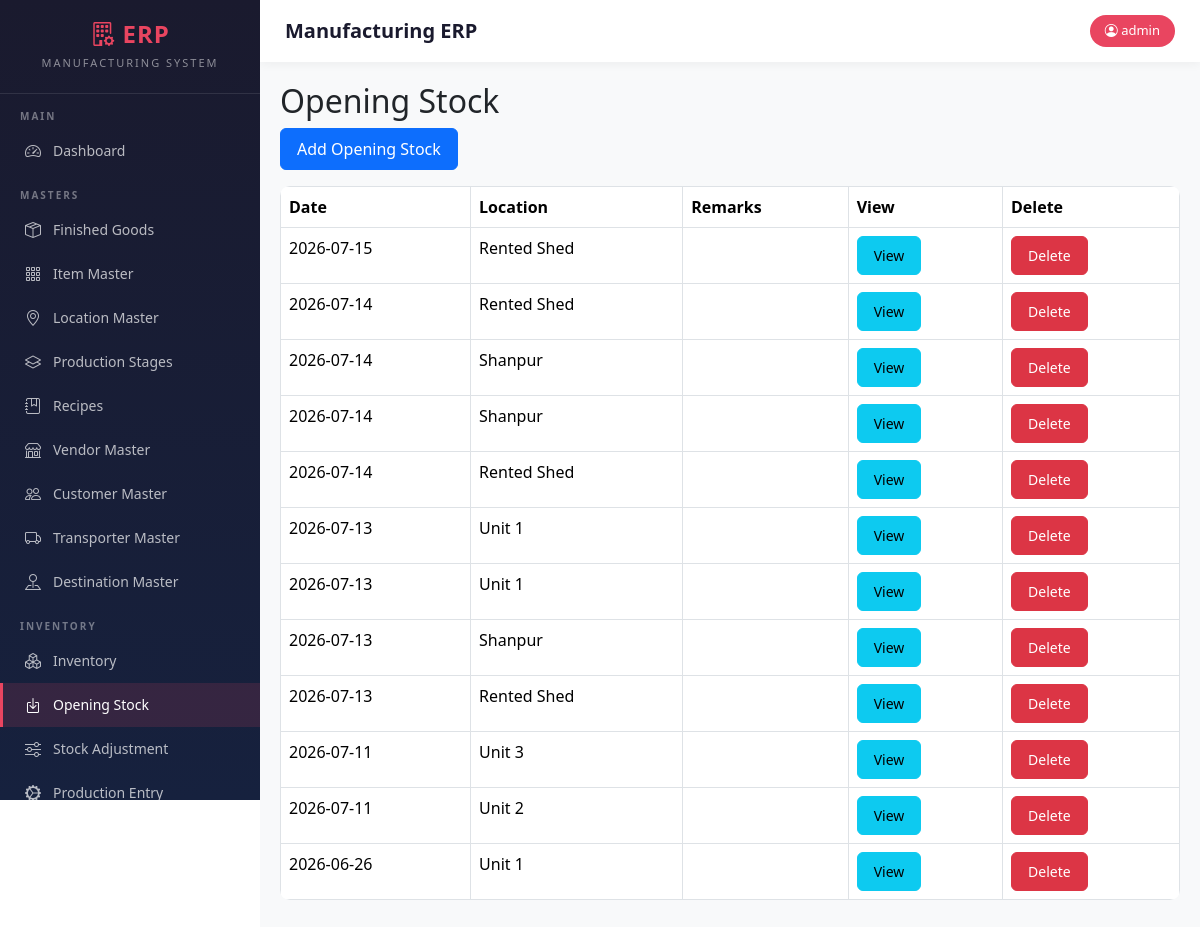
The app's page /opening-stock (signed in) with its own data.
### models.py (models this page shows)
class User(UserMixin, db.Model):
    __tablename__ = "users"
    id = db.Column(db.Integer, primary_key=True)
    username = db.Column(
        db.String(100),
        unique=True,
        nullable=False
    )
    password = db.Column(
        db.String(255),
        nullable=False
    )
    role = db.Column(
        db.String(20),
        nullable=False
    )

class OpeningStock(db.Model):
    __tablename__ = "opening_stock"
    id = db.Column(
        db.Integer,
        primary_key=True
    )
    opening_date = db.Column(
        db.Date,
        nullable=False
    )
    location_id = db.Column(
        db.Integer,
        db.ForeignKey("location_master.id"),
        nullable=False
    )
    remarks = db.Column(
        db.String(500)
    )
    location = db.relationship(
        "LocationMaster"
    )
    details = db.relationship(
        "OpeningStockDetail",
        backref="opening_stock",
        cascade="all, delete-orphan"
    )

class LocationMaster(db.Model):
    __tablename__ = "location_master"
    id = db.Column(
        db.Integer,
        primary_key=True
    )
    location_code = db.Column(
        db.String(20),
        unique=True,
        nullable=False
    )
    location_name = db.Column(
        db.String(100),
        nullable=False
    )
    active = db.Column(
        db.Boolean,
        default=True
    )

### blueprints/masters/routes.py (the view)
@masters_bp.route("/opening-stock")
@login_required
def opening_stock():
    opening_list = OpeningStock.query.order_by(
        OpeningStock.opening_date.desc(),
        OpeningStock.id.desc()
    ).all()
    return render_template(
        "opening_stock.html",
        opening_list=opening_list
    )

### app.py (called while the page is built)
@login_manager.user_loader
def load_user(user_id):
    return User.query.get(int(user_id))

### templates/opening_stock.html (shortened to what this page needs)
{% extends "base.html" %}
{% block content %}
<h2>
Opening Stock
</h2>
<a
href="/opening-stock/add"
class="btn btn-primary mb-3">
Add Opening Stock
</a>
<table class="table table-bordered">
<thead>
<tr>
<th>Date</th>
<th>Location</th>
<th>Remarks</th>
<th>View</th>
<th>Delete</th>
</tr>
</thead>
<tbody>
{% for row in opening_list %}
<tr>
<td>
{{ row.opening_date }}
</td>
<td>
{{ row.location.location_name }}
</td>
<td>
</td>
<td>
<a
href="/opening-stock/view/{{ row.id }}"
class="btn btn-info btn-sm">
View
</a>
</td>
<td>
<button
class="btn btn-danger btn-sm">
Delete
</button>
</td>
</tr>
{% endfor %}
</tbody>
</table>
{% endblock %}

### templates/base.html (shortened to what this page needs)
<!DOCTYPE html>
<html>
<head>
<link href="https://cdn.jsdelivr.net/npm/bootstrap@5.3.3/dist/css/bootstrap.min.css" rel="stylesheet">
<link href="https://cdn.jsdelivr.net/npm/select2@4.1.0-rc.0/dist/css/select2.min.css" rel="stylesheet" />
<link href="https://cdn.jsdelivr.net/npm/tom-select/dist/css/tom-select.bootstrap5.min.css" rel="stylesheet">
<link rel="stylesheet" href="https://cdn.datatables.net/1.13.8/css/jquery.dataTables.min.css">
<link rel="stylesheet" href="https://cdn.datatables.net/buttons/2.4.2/css/buttons.dataTables.min.css">
<link rel="stylesheet" href="https://cdn.datatables.net/fixedheader/3.4.0/css/fixedHeader.dataTables.min.css">
<link rel="stylesheet" href="https://cdn.datatables.net/fixedcolumns/4.3.0/css/fixedColumns.dataTables.min.css">
<link rel="stylesheet" href="https://cdn.jsdelivr.net/npm/bootstrap-icons@1.11.3/font/bootstrap-icons.min.css">
</head>
<body>
<div class="sidebar">
    <div class="sidebar-brand">
        <h4><i class="bi bi-building-gear"></i> ERP</h4>
        <small>Manufacturing System</small>
    </div>
    <div class="nav-section">Main</div>
    <ul class="nav flex-column">
        <li class="nav-item">
            <a class="nav-link" href="/dashboard">
                <i class="bi bi-speedometer2"></i> Dashboard
            </a>
        </li>
    </ul>
    <div class="nav-section">Masters</div>
    <ul class="nav flex-column">
        <li class="nav-item">
            <a class="nav-link" href="/finished-goods">
                <i class="bi bi-box-seam"></i> Finished Goods
            </a>
        </li>
        <li class="nav-item">
            <a class="nav-link" href="/items">
                <i class="bi bi-grid-3x3-gap"></i> Item Master
            </a>
        </li>
        <li class="nav-item">
            <a class="nav-link" href="/locations">
                <i class="bi bi-geo-alt"></i> Location Master
            </a>
        </li>
        <li class="nav-item">
            <a class="nav-link" href="/production-stages">
                <i class="bi bi-layers"></i> Production Stages
            </a>
        </li>
        <li class="nav-item">
            <a class="nav-link" href="/recipes">
                <i class="bi bi-journal-bookmark"></i> Recipes
            </a>
        </li>
        <li class="nav-item">
            <a class="nav-link" href="/vendors">
                <i class="bi bi-shop"></i> Vendor Master
            </a>
        </li>
        <li class="nav-item">
            <a class="nav-link" href="/customers">
                <i class="bi bi-people"></i> Customer Master
            </a>
        </li>
        <li class="nav-item">
            <a class="nav-link" href="/transporter">
                <i class="bi bi-truck"></i> Transporter Master
            </a>
        </li>
        <li class="nav-item">
            <a class="nav-link" href="/destination">
                <i class="bi bi-pin-map"></i> Destination Master
            </a>
        </li>
    </ul>
    <div class="nav-section">Inventory</div>
    <ul class="nav flex-column">
        <li class="nav-item">
            <a class="nav-link" href="/inventory">
                <i class="bi bi-boxes"></i> Inventory
            </a>
        </li>
        <li class="nav-item">
            <a class="nav-link" href="/opening-stock">
                <i class="bi bi-box-arrow-in-down"></i> Opening Stock
            </a>
        </li>
        <li class="nav-item">
            <a class="nav-link" href="/stock-adjustment">
                <i class="bi bi-sliders"></i> Stock Adjustment
            </a>
        </li>
        <li class="nav-item">
            <a class="nav-link" href="/production">
                <i class="bi bi-gear-wide-connected"></i> Production Entry
            </a>
        </li>
    </ul>
</div>
<div class="main-content">
    <div class="top-bar">
        <h5>{% block page_title %}Manufacturing ERP{% endblock %}</h5>
        <span class="user-badge">
            <i class="bi bi-person-circle"></i> {{ current_user.username }}
        </span>
    </div>
    {% block content %}{% endblock %}
</div>
</body>
</html>

### templates/base.html (style rules this page uses)
.sidebar { background: linear-gradient(180deg, #1a1a2e 0%, #16213e 100%); min-height: 100vh; height: 100vh; position: fixed; top: 0; left: 0; width: 260px; z-index: 1000; overflow-y: auto; overflow-x: hidden; transition: all 0.3s ease; }
.sidebar-brand { padding: 20px; border-bottom: 1px solid rgba(255,255,255,0.1); text-align: center; }
.sidebar-brand h4 { color: #e94560; font-weight: 700; margin: 0; letter-spacing: 1px; }
.sidebar-brand small { color: rgba(255,255,255,0.5); font-size: 11px; text-transform: uppercase; letter-spacing: 2px; }
.nav-section { padding: 15px 20px 5px; color: rgba(255,255,255,0.4); font-size: 10px; text-transform: uppercase; letter-spacing: 2px; font-weight: 600; }
.sidebar .nav-link { color: rgba(255,255,255,0.7); padding: 10px 20px; border-radius: 0; border-left: 3px solid transparent; transition: all 0.2s ease; font-size: 14px; display: flex; align-items: center; gap: 10px; }
.sidebar .nav-link.active { color: #fff; background: rgba(233, 69, 96, 0.15); border-left-color: #e94560; }
.sidebar .nav-link i { font-size: 16px; width: 20px; text-align: center; }
.main-content { margin-left: 260px; padding: 20px; min-height: 100vh; background: #f8f9fa; }
.top-bar { background: #fff; padding: 15px 25px; margin: -20px -20px 20px -20px; box-shadow: 0 2px 10px rgba(0,0,0,0.05); display: flex; justify-content: space-between; align-items: center; }
.top-bar h5 { margin: 0; color: #1a1a2e; font-weight: 600; }
.user-badge { background: #e94560; color: #fff; padding: 6px 15px; border-radius: 20px; font-size: 13px; font-weight: 500; }
.table { background: #fff; border-radius: 10px; overflow: hidden; }
.btn { border-radius: 6px; font-weight: 500; padding: 8px 16px; transition: all 0.2s ease; }
.btn-primary { background: #0d6efd; border-color: #0d6efd; }
.btn-danger { background: #dc3545; border-color: #dc3545; }

### records on screen
User: username "admin"
OpeningStock: opening_date "2026-07-15", location.location_name "Rented Shed"
OpeningStock: opening_date "2026-07-14", location.location_name "Rented Shed"
OpeningStock: opening_date "2026-07-14", location.location_name "Shanpur"
OpeningStock: opening_date "2026-07-14", location.location_name "Shanpur"
OpeningStock: opening_date "2026-07-14", location.location_name "Rented Shed"
OpeningStock: opening_date "2026-07-13", location.location_name "Unit 1"
OpeningStock: opening_date "2026-07-13", location.location_name "Unit 1"
OpeningStock: opening_date "2026-07-13", location.location_name "Shanpur"
OpeningStock: opening_date "2026-07-13", location.location_name "Rented Shed"
OpeningStock: opening_date "2026-07-11", location.location_name "Unit 3"
OpeningStock: opening_date "2026-07-11", location.location_name "Unit 2"
OpeningStock: opening_date "2026-06-26", location.location_name "Unit 1"
